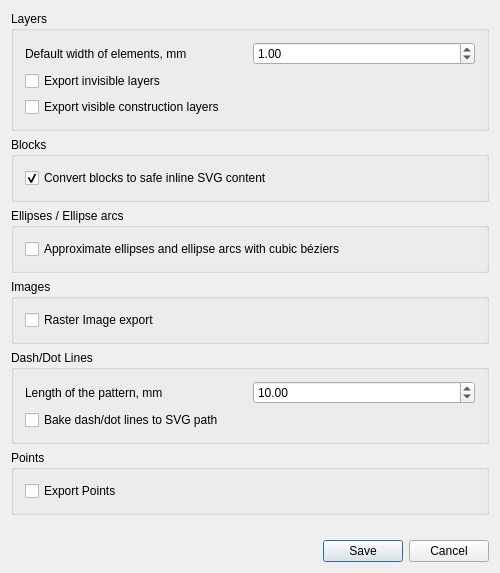
<?xml version="1.0" encoding="UTF-8"?>
<ui version="4.0">
 <class>QG_DlgOptionsMakerCam</class>
 <widget class="QDialog" name="QG_DlgOptionsMakerCam">
  <property name="geometry">
   <rect>
    <x>0</x>
    <y>0</y>
    <width>500</width>
    <height>573</height>
   </rect>
  </property>
  <property name="minimumSize">
   <size>
    <width>500</width>
    <height>522</height>
   </size>
  </property>
  <property name="windowTitle">
   <string>Export as CAM/plain SVG</string>
  </property>
  <layout class="QVBoxLayout">
   <property name="leftMargin">
    <number>11</number>
   </property>
   <property name="topMargin">
    <number>11</number>
   </property>
   <property name="rightMargin">
    <number>11</number>
   </property>
   <property name="bottomMargin">
    <number>11</number>
   </property>
   <item alignment="Qt::AlignTop">
    <widget class="QGroupBox" name="gbLayers">
     <property name="title">
      <string>Layers</string>
     </property>
     <layout class="QHBoxLayout">
      <item>
       <layout class="QVBoxLayout">
        <item>
         <layout class="QHBoxLayout" name="hLayoutDefaultElementWidth">
          <item>
           <widget class="QLabel" name="lbDefaultElementWidth">
            <property name="text">
             <string>Default width of elements, mm</string>
            </property>
           </widget>
          </item>
          <item>
           <widget class="QDoubleSpinBox" name="dSpinBoxDefaultElementWidth">
            <property name="minimumSize">
             <size>
              <width>0</width>
              <height>0</height>
             </size>
            </property>
            <property name="singleStep">
             <double>0.010000000000000</double>
            </property>
            <property name="value">
             <double>1.000000000000000</double>
            </property>
           </widget>
          </item>
         </layout>
        </item>
        <item>
         <widget class="QCheckBox" name="checkInvisibleLayers">
          <property name="text">
           <string>Export invisible layers</string>
          </property>
         </widget>
        </item>
        <item>
         <widget class="QCheckBox" name="checkConstructionLayers">
          <property name="text">
           <string>Export visible construction layers</string>
          </property>
         </widget>
        </item>
       </layout>
      </item>
     </layout>
    </widget>
   </item>
   <item alignment="Qt::AlignTop">
    <widget class="QGroupBox" name="gbBlocks">
     <property name="title">
      <string>Blocks</string>
     </property>
     <layout class="QHBoxLayout">
      <item>
       <layout class="QVBoxLayout">
        <item>
         <widget class="QCheckBox" name="checkBlocksInline">
          <property name="text">
           <string>Convert blocks to safe inline SVG content</string>
          </property>
          <property name="checked">
           <bool>true</bool>
          </property>
         </widget>
        </item>
       </layout>
      </item>
     </layout>
    </widget>
   </item>
   <item alignment="Qt::AlignTop">
    <widget class="QGroupBox" name="gbEllipses">
     <property name="title">
      <string>Ellipses / Ellipse arcs</string>
     </property>
     <layout class="QHBoxLayout">
      <item>
       <layout class="QVBoxLayout">
        <item>
         <widget class="QCheckBox" name="checkEllipsesToBeziers">
          <property name="text">
           <string>Approximate ellipses and ellipse arcs with cubic béziers</string>
          </property>
         </widget>
        </item>
       </layout>
      </item>
     </layout>
    </widget>
   </item>
   <item alignment="Qt::AlignTop">
    <widget class="QGroupBox" name="gbImages">
     <property name="title">
      <string>Images</string>
     </property>
     <layout class="QHBoxLayout">
      <item>
       <layout class="QVBoxLayout">
        <item>
         <widget class="QCheckBox" name="checkImages">
          <property name="text">
           <string>Raster Image export</string>
          </property>
         </widget>
        </item>
       </layout>
      </item>
     </layout>
    </widget>
   </item>
   <item alignment="Qt::AlignTop">
    <widget class="QGroupBox" name="gbDashLines">
     <property name="title">
      <string>Dash/Dot Lines</string>
     </property>
     <layout class="QHBoxLayout">
      <item>
       <layout class="QVBoxLayout">
        <item>
         <layout class="QHBoxLayout" name="hLayoutDashLinePatternLength">
          <item>
           <widget class="QLabel" name="lbDashLinePatternLength">
            <property name="text">
             <string>Length of the pattern, mm</string>
            </property>
           </widget>
          </item>
          <item>
           <widget class="QDoubleSpinBox" name="dSpinBoxDashLinePatternLength">
            <property name="maximum">
             <double>999.990000000000009</double>
            </property>
            <property name="singleStep">
             <double>0.100000000000000</double>
            </property>
            <property name="value">
             <double>10.000000000000000</double>
            </property>
           </widget>
          </item>
         </layout>
        </item>
        <item>
         <widget class="QCheckBox" name="checkDashDotLines">
          <property name="text">
           <string>Bake dash/dot lines to SVG path</string>
          </property>
         </widget>
        </item>
       </layout>
      </item>
     </layout>
    </widget>
   </item>
   <item>
    <widget class="QGroupBox" name="gbPoint">
     <property name="title">
      <string>Points</string>
     </property>
     <layout class="QHBoxLayout" name="_2">
      <item>
       <layout class="QVBoxLayout" name="_3">
        <item>
         <widget class="QCheckBox" name="checkPoint">
          <property name="text">
           <string>Export Points</string>
          </property>
         </widget>
        </item>
       </layout>
      </item>
     </layout>
    </widget>
   </item>
   <item>
    <spacer>
     <property name="orientation">
      <enum>Qt::Vertical</enum>
     </property>
     <property name="sizeHint" stdset="0">
      <size>
       <width>20</width>
       <height>40</height>
      </size>
     </property>
    </spacer>
   </item>
   <item>
    <widget class="QDialogButtonBox" name="buttonBox">
     <property name="standardButtons">
      <set>QDialogButtonBox::Cancel|QDialogButtonBox::Save</set>
     </property>
    </widget>
   </item>
  </layout>
 </widget>
 <layoutdefault spacing="6" margin="11"/>
 <resources/>
 <connections>
  <connection>
   <sender>buttonBox</sender>
   <signal>rejected()</signal>
   <receiver>QG_DlgOptionsMakerCam</receiver>
   <slot>reject()</slot>
   <hints>
    <hint type="sourcelabel">
     <x>126</x>
     <y>60</y>
    </hint>
    <hint type="destinationlabel">
     <x>20</x>
     <y>20</y>
    </hint>
   </hints>
  </connection>
  <connection>
   <sender>buttonBox</sender>
   <signal>accepted()</signal>
   <receiver>QG_DlgOptionsMakerCam</receiver>
   <slot>validate()</slot>
   <hints>
    <hint type="sourcelabel">
     <x>126</x>
     <y>60</y>
    </hint>
    <hint type="destinationlabel">
     <x>20</x>
     <y>20</y>
    </hint>
   </hints>
  </connection>
 </connections>
 <slots>
  <slot>validate()</slot>
 </slots>
</ui>
